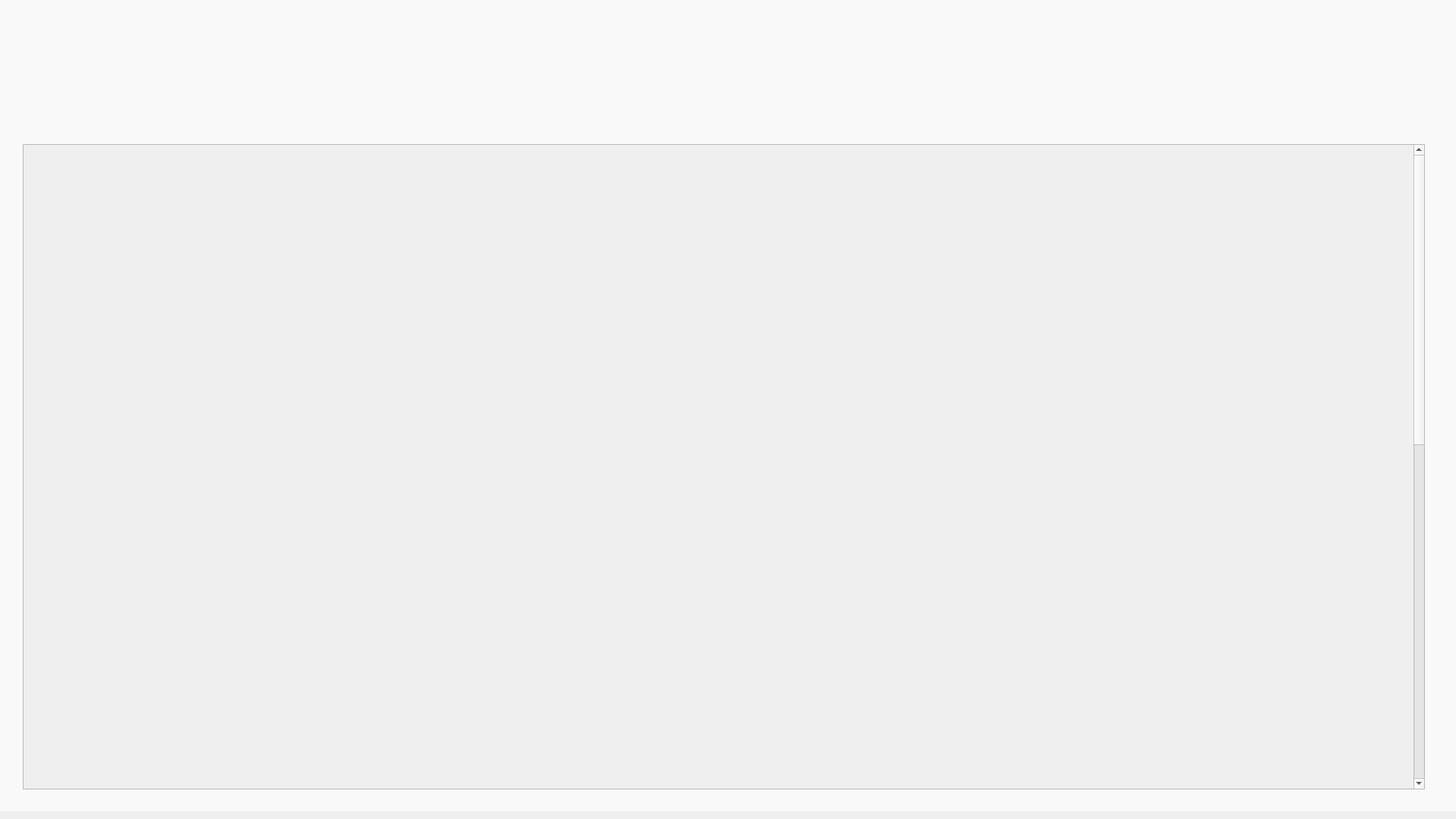
<?xml version="1.0" encoding="UTF-8"?>
<ui version="4.0">
 <class>MainWindow</class>
 <widget class="QMainWindow" name="MainWindow">
  <property name="geometry">
   <rect>
    <x>0</x>
    <y>0</y>
    <width>1920</width>
    <height>1080</height>
   </rect>
  </property>
  <property name="sizePolicy">
   <sizepolicy hsizetype="Maximum" vsizetype="Maximum">
    <horstretch>0</horstretch>
    <verstretch>0</verstretch>
   </sizepolicy>
  </property>
  <property name="maximumSize">
   <size>
    <width>1920</width>
    <height>1080</height>
   </size>
  </property>
  <property name="font">
   <font>
    <family>Malgun Gothic</family>
    <pointsize>16</pointsize>
   </font>
  </property>
  <property name="focusPolicy">
   <enum>Qt::FocusPolicy::NoFocus</enum>
  </property>
  <property name="windowTitle">
   <string>Digital Olfaction Solution</string>
  </property>
  <property name="styleSheet">
   <string notr="true"/>
  </property>
  <property name="toolButtonStyle">
   <enum>Qt::ToolButtonStyle::ToolButtonIconOnly</enum>
  </property>
  <widget class="QWidget" name="centralwidget">
   <widget class="QLabel" name="label_background">
    <property name="geometry">
     <rect>
      <x>0</x>
      <y>-10</y>
      <width>1920</width>
      <height>1080</height>
     </rect>
    </property>
    <property name="sizePolicy">
     <sizepolicy hsizetype="Expanding" vsizetype="Expanding">
      <horstretch>0</horstretch>
      <verstretch>0</verstretch>
     </sizepolicy>
    </property>
    <property name="maximumSize">
     <size>
      <width>1920</width>
      <height>1080</height>
     </size>
    </property>
    <property name="font">
     <font>
      <family>맑은 고딕</family>
      <pointsize>64</pointsize>
      <bold>true</bold>
     </font>
    </property>
    <property name="styleSheet">
     <string notr="true">QLabel{
	background-color : #F9F9F9
}</string>
    </property>
    <property name="text">
     <string/>
    </property>
    <property name="alignment">
     <set>Qt::AlignmentFlag::AlignCenter</set>
    </property>
   </widget>
   <widget class="QPushButton" name="pb_find_back">
    <property name="geometry">
     <rect>
      <x>64</x>
      <y>64</y>
      <width>74</width>
      <height>73</height>
     </rect>
    </property>
    <property name="sizePolicy">
     <sizepolicy hsizetype="Preferred" vsizetype="Preferred">
      <horstretch>0</horstretch>
      <verstretch>0</verstretch>
     </sizepolicy>
    </property>
    <property name="minimumSize">
     <size>
      <width>40</width>
      <height>40</height>
     </size>
    </property>
    <property name="maximumSize">
     <size>
      <width>16777215</width>
      <height>16777215</height>
     </size>
    </property>
    <property name="font">
     <font>
      <family>Malgun Gothic</family>
      <pointsize>12</pointsize>
     </font>
    </property>
    <property name="styleSheet">
     <string notr="true">QPushButton{
	background-image : url(./ui/images/common/back_Button.png);
	border : 0px;
}</string>
    </property>
    <property name="text">
     <string/>
    </property>
   </widget>
   <widget class="QScrollArea" name="scrollArea">
    <property name="geometry">
     <rect>
      <x>30</x>
      <y>190</y>
      <width>1849</width>
      <height>851</height>
     </rect>
    </property>
    <property name="widgetResizable">
     <bool>true</bool>
    </property>
    <widget class="QWidget" name="scrollAreaWidgetContents">
     <property name="geometry">
      <rect>
       <x>0</x>
       <y>-1006</y>
       <width>1835</width>
       <height>1855</height>
      </rect>
     </property>
     <layout class="QVBoxLayout" name="verticalLayout">
      <item>
       <widget class="QFrame" name="frame">
        <property name="sizePolicy">
         <sizepolicy hsizetype="Expanding" vsizetype="Fixed">
          <horstretch>0</horstretch>
          <verstretch>0</verstretch>
         </sizepolicy>
        </property>
        <property name="minimumSize">
         <size>
          <width>0</width>
          <height>184</height>
         </size>
        </property>
        <property name="styleSheet">
         <string notr="true">QFrame {
	background-image: url(./ui/images/find/age/age_background.png);
	border : 0px;
}</string>
        </property>
        <property name="frameShape">
         <enum>QFrame::Shape::StyledPanel</enum>
        </property>
        <property name="frameShadow">
         <enum>QFrame::Shadow::Raised</enum>
        </property>
        <widget class="QPushButton" name="pb_age_teens">
         <property name="geometry">
          <rect>
           <x>500</x>
           <y>40</y>
           <width>162</width>
           <height>100</height>
          </rect>
         </property>
         <property name="styleSheet">
          <string notr="true">QPushButton{
	background-image : url(./ui/images/find/age/default/age_teens.png);
	border : 0px;
}</string>
         </property>
         <property name="text">
          <string/>
         </property>
        </widget>
        <widget class="QPushButton" name="pb_age_twenties">
         <property name="geometry">
          <rect>
           <x>720</x>
           <y>40</y>
           <width>162</width>
           <height>100</height>
          </rect>
         </property>
         <property name="styleSheet">
          <string notr="true">QPushButton{
	background-image : url(./ui/images/find/age/default/age_twenties.png);
	border : 0px;
}</string>
         </property>
         <property name="text">
          <string/>
         </property>
        </widget>
        <widget class="QPushButton" name="pb_age_thirties">
         <property name="geometry">
          <rect>
           <x>950</x>
           <y>40</y>
           <width>162</width>
           <height>100</height>
          </rect>
         </property>
         <property name="styleSheet">
          <string notr="true">QPushButton{
	background-image : url(./ui/images/find/age/default/age_thirties.png);
	border : 0px;
}</string>
         </property>
         <property name="text">
          <string/>
         </property>
        </widget>
        <widget class="QPushButton" name="pb_age_forties">
         <property name="geometry">
          <rect>
           <x>1170</x>
           <y>40</y>
           <width>162</width>
           <height>100</height>
          </rect>
         </property>
         <property name="styleSheet">
          <string notr="true">QPushButton{
	background-image : url(./ui/images/find/age/default/age_forties.png);
	border : 0px;
}</string>
         </property>
         <property name="text">
          <string/>
         </property>
        </widget>
        <widget class="QPushButton" name="pb_age_fifties">
         <property name="geometry">
          <rect>
           <x>1390</x>
           <y>40</y>
           <width>162</width>
           <height>100</height>
          </rect>
         </property>
         <property name="styleSheet">
          <string notr="true">QPushButton{
	background-image : url(./ui/images/find/age/default/age_fifties.png);
	border : 0px;
}</string>
         </property>
         <property name="text">
          <string/>
         </property>
        </widget>
        <widget class="QPushButton" name="pb_age_sixties">
         <property name="geometry">
          <rect>
           <x>1610</x>
           <y>40</y>
           <width>162</width>
           <height>100</height>
          </rect>
         </property>
         <property name="styleSheet">
          <string notr="true">QPushButton{
	background-image : url(./ui/images/find/age/default/age_sixties.png);
	border : 0px;
}</string>
         </property>
         <property name="text">
          <string/>
         </property>
        </widget>
       </widget>
      </item>
      <item>
       <spacer name="verticalSpacer_2">
        <property name="orientation">
         <enum>Qt::Orientation::Vertical</enum>
        </property>
        <property name="sizeType">
         <enum>QSizePolicy::Policy::Fixed</enum>
        </property>
        <property name="sizeHint" stdset="0">
         <size>
          <width>20</width>
          <height>30</height>
         </size>
        </property>
       </spacer>
      </item>
      <item>
       <widget class="QFrame" name="frame_2">
        <property name="sizePolicy">
         <sizepolicy hsizetype="Expanding" vsizetype="Fixed">
          <horstretch>0</horstretch>
          <verstretch>0</verstretch>
         </sizepolicy>
        </property>
        <property name="minimumSize">
         <size>
          <width>0</width>
          <height>184</height>
         </size>
        </property>
        <property name="styleSheet">
         <string notr="true">QFrame {
	background-image: url(./ui/images/find/personality/personality_background.png);
	border : 0px;
}</string>
        </property>
        <property name="frameShape">
         <enum>QFrame::Shape::StyledPanel</enum>
        </property>
        <property name="frameShadow">
         <enum>QFrame::Shadow::Raised</enum>
        </property>
        <widget class="QPushButton" name="pb_per_extraversion">
         <property name="geometry">
          <rect>
           <x>580</x>
           <y>30</y>
           <width>162</width>
           <height>129</height>
          </rect>
         </property>
         <property name="styleSheet">
          <string notr="true">QPushButton{
	background-image : url(./ui/images/find/personality/default/personality_extraversion.png);
	border : 0px;
}</string>
         </property>
         <property name="text">
          <string/>
         </property>
        </widget>
        <widget class="QPushButton" name="pb_per_openness">
         <property name="geometry">
          <rect>
           <x>800</x>
           <y>30</y>
           <width>160</width>
           <height>133</height>
          </rect>
         </property>
         <property name="styleSheet">
          <string notr="true">QPushButton{
	background-image : url(./ui/images/find/personality/default/personality_openness.png);
	border : 0px;
}</string>
         </property>
         <property name="text">
          <string/>
         </property>
        </widget>
        <widget class="QPushButton" name="pb_per_neuroticism">
         <property name="geometry">
          <rect>
           <x>1020</x>
           <y>30</y>
           <width>160</width>
           <height>129</height>
          </rect>
         </property>
         <property name="styleSheet">
          <string notr="true">QPushButton{
	background-image : url(./ui/images/find/personality/default/personality_neuroticism.png);
	border : 0px;
}</string>
         </property>
         <property name="text">
          <string/>
         </property>
        </widget>
        <widget class="QPushButton" name="pb_per_diligence">
         <property name="geometry">
          <rect>
           <x>1240</x>
           <y>30</y>
           <width>160</width>
           <height>132</height>
          </rect>
         </property>
         <property name="styleSheet">
          <string notr="true">QPushButton{
	background-image : url(./ui/images/find/personality/default/personality_diligence.png);
	border : 0px;
}</string>
         </property>
         <property name="text">
          <string/>
         </property>
        </widget>
        <widget class="QPushButton" name="pb_per_agreeableness">
         <property name="geometry">
          <rect>
           <x>1460</x>
           <y>30</y>
           <width>160</width>
           <height>133</height>
          </rect>
         </property>
         <property name="styleSheet">
          <string notr="true">QPushButton{
	background-image : url(./ui/images/find/personality/default/personality_agreeableness.png);
	border : 0px;
}</string>
         </property>
         <property name="text">
          <string/>
         </property>
        </widget>
       </widget>
      </item>
      <item>
       <spacer name="verticalSpacer_3">
        <property name="orientation">
         <enum>Qt::Orientation::Vertical</enum>
        </property>
        <property name="sizeType">
         <enum>QSizePolicy::Policy::Fixed</enum>
        </property>
        <property name="sizeHint" stdset="0">
         <size>
          <width>20</width>
          <height>30</height>
         </size>
        </property>
       </spacer>
      </item>
      <item>
       <widget class="QFrame" name="frame_3">
        <property name="sizePolicy">
         <sizepolicy hsizetype="Expanding" vsizetype="Fixed">
          <horstretch>0</horstretch>
          <verstretch>0</verstretch>
         </sizepolicy>
        </property>
        <property name="minimumSize">
         <size>
          <width>0</width>
          <height>184</height>
         </size>
        </property>
        <property name="styleSheet">
         <string notr="true">QFrame {
	background-image: url(./ui/images/find/gender/gender_background.png);
	border : 0px;
}</string>
        </property>
        <property name="frameShape">
         <enum>QFrame::Shape::StyledPanel</enum>
        </property>
        <property name="frameShadow">
         <enum>QFrame::Shadow::Raised</enum>
        </property>
        <widget class="QPushButton" name="pb_gender_man">
         <property name="geometry">
          <rect>
           <x>750</x>
           <y>20</y>
           <width>296</width>
           <height>142</height>
          </rect>
         </property>
         <property name="styleSheet">
          <string notr="true">QPushButton{
	background-image : url(./ui/images/find/gender/default/gender_man.png);
	border : 0px;
}</string>
         </property>
         <property name="text">
          <string/>
         </property>
        </widget>
        <widget class="QPushButton" name="pb_gender_woman">
         <property name="geometry">
          <rect>
           <x>1160</x>
           <y>20</y>
           <width>296</width>
           <height>142</height>
          </rect>
         </property>
         <property name="styleSheet">
          <string notr="true">QPushButton{
	background-image : url(./ui/images/find/gender/default/gender_woman.png);
	border : 0px;
}</string>
         </property>
         <property name="text">
          <string/>
         </property>
        </widget>
       </widget>
      </item>
      <item>
       <spacer name="verticalSpacer_4">
        <property name="orientation">
         <enum>Qt::Orientation::Vertical</enum>
        </property>
        <property name="sizeType">
         <enum>QSizePolicy::Policy::Fixed</enum>
        </property>
        <property name="sizeHint" stdset="0">
         <size>
          <width>20</width>
          <height>30</height>
         </size>
        </property>
       </spacer>
      </item>
      <item>
       <widget class="QFrame" name="frame_4">
        <property name="sizePolicy">
         <sizepolicy hsizetype="Expanding" vsizetype="Fixed">
          <horstretch>0</horstretch>
          <verstretch>0</verstretch>
         </sizepolicy>
        </property>
        <property name="minimumSize">
         <size>
          <width>0</width>
          <height>423</height>
         </size>
        </property>
        <property name="styleSheet">
         <string notr="true">QFrame {
	background-image: url(./ui/images/find/preferred_scent/scent_background.png);
	border : 0px;
}</string>
        </property>
        <property name="frameShape">
         <enum>QFrame::Shape::StyledPanel</enum>
        </property>
        <property name="frameShadow">
         <enum>QFrame::Shadow::Raised</enum>
        </property>
        <widget class="QPushButton" name="pb_pref_aromatic">
         <property name="geometry">
          <rect>
           <x>500</x>
           <y>20</y>
           <width>192</width>
           <height>172</height>
          </rect>
         </property>
         <property name="styleSheet">
          <string notr="true">QPushButton{
	background-image : url(./ui/images/find/preferred_scent/default/scent_aromatic.png);
	border : 0px;
}</string>
         </property>
         <property name="text">
          <string/>
         </property>
        </widget>
        <widget class="QPushButton" name="pb_pref_citrus">
         <property name="geometry">
          <rect>
           <x>720</x>
           <y>20</y>
           <width>192</width>
           <height>172</height>
          </rect>
         </property>
         <property name="styleSheet">
          <string notr="true">QPushButton{
	background-image : url(./ui/images/find/preferred_scent/default/scent_citrus.png);
	border : 0px;
}</string>
         </property>
         <property name="text">
          <string/>
         </property>
        </widget>
        <widget class="QPushButton" name="pb_pref_woody">
         <property name="geometry">
          <rect>
           <x>940</x>
           <y>20</y>
           <width>192</width>
           <height>172</height>
          </rect>
         </property>
         <property name="styleSheet">
          <string notr="true">QPushButton{
	background-image : url(./ui/images/find/preferred_scent/default/scent_woody.png);
	border : 0px;
}</string>
         </property>
         <property name="text">
          <string/>
         </property>
        </widget>
        <widget class="QPushButton" name="pb_pref_floral">
         <property name="geometry">
          <rect>
           <x>1160</x>
           <y>20</y>
           <width>192</width>
           <height>172</height>
          </rect>
         </property>
         <property name="styleSheet">
          <string notr="true">QPushButton{
	background-image : url(./ui/images/find/preferred_scent/default/scent_floral.png);
	border : 0px;
}</string>
         </property>
         <property name="text">
          <string/>
         </property>
        </widget>
        <widget class="QPushButton" name="pb_pref_spicy">
         <property name="geometry">
          <rect>
           <x>1380</x>
           <y>20</y>
           <width>192</width>
           <height>172</height>
          </rect>
         </property>
         <property name="styleSheet">
          <string notr="true">QPushButton{
	background-image : url(./ui/images/find/preferred_scent/default/scent_spicy.png);
	border : 0px;
}</string>
         </property>
         <property name="text">
          <string/>
         </property>
        </widget>
        <widget class="QPushButton" name="pb_pref_chypre">
         <property name="geometry">
          <rect>
           <x>1600</x>
           <y>20</y>
           <width>192</width>
           <height>172</height>
          </rect>
         </property>
         <property name="styleSheet">
          <string notr="true">QPushButton{
	background-image : url(./ui/images/find/preferred_scent/default/scent_chypre.png);
	border : 0px;
}</string>
         </property>
         <property name="text">
          <string/>
         </property>
        </widget>
        <widget class="QPushButton" name="pb_pref_animalic">
         <property name="geometry">
          <rect>
           <x>940</x>
           <y>220</y>
           <width>192</width>
           <height>172</height>
          </rect>
         </property>
         <property name="styleSheet">
          <string notr="true">QPushButton{
	background-image : url(./ui/images/find/preferred_scent/default/scent_animalic.png);
	border : 0px;
}</string>
         </property>
         <property name="text">
          <string/>
         </property>
        </widget>
        <widget class="QPushButton" name="pb_pref_aldehyde">
         <property name="geometry">
          <rect>
           <x>1600</x>
           <y>220</y>
           <width>192</width>
           <height>172</height>
          </rect>
         </property>
         <property name="styleSheet">
          <string notr="true">QPushButton{
	background-image : url(./ui/images/find/preferred_scent/default/scent_aldehyde.png);
	border : 0px;
}</string>
         </property>
         <property name="text">
          <string/>
         </property>
        </widget>
        <widget class="QPushButton" name="pb_pref_oriental">
         <property name="geometry">
          <rect>
           <x>1160</x>
           <y>220</y>
           <width>192</width>
           <height>172</height>
          </rect>
         </property>
         <property name="styleSheet">
          <string notr="true">QPushButton{
	background-image : url(./ui/images/find/preferred_scent/default/scent_oriental.png);
	border : 0px;
}</string>
         </property>
         <property name="text">
          <string/>
         </property>
        </widget>
        <widget class="QPushButton" name="pb_pref_fougere">
         <property name="geometry">
          <rect>
           <x>500</x>
           <y>220</y>
           <width>192</width>
           <height>172</height>
          </rect>
         </property>
         <property name="styleSheet">
          <string notr="true">QPushButton{
	background-image : url(./ui/images/find/preferred_scent/default/scent_fougere.png);
	border : 0px;
}</string>
         </property>
         <property name="text">
          <string/>
         </property>
        </widget>
        <widget class="QPushButton" name="pb_pref_amber">
         <property name="geometry">
          <rect>
           <x>1380</x>
           <y>220</y>
           <width>192</width>
           <height>172</height>
          </rect>
         </property>
         <property name="styleSheet">
          <string notr="true">QPushButton{
	background-image : url(./ui/images/find/preferred_scent/default/scent_amber.png);
	border : 0px;
}</string>
         </property>
         <property name="text">
          <string/>
         </property>
        </widget>
        <widget class="QPushButton" name="pb_pref_fruity">
         <property name="geometry">
          <rect>
           <x>720</x>
           <y>220</y>
           <width>192</width>
           <height>172</height>
          </rect>
         </property>
         <property name="styleSheet">
          <string notr="true">QPushButton{
	background-image : url(./ui/images/find/preferred_scent/default/scent_fruity.png);
	border : 0px;
}</string>
         </property>
         <property name="text">
          <string/>
         </property>
        </widget>
       </widget>
      </item>
      <item>
       <spacer name="verticalSpacer_6">
        <property name="orientation">
         <enum>Qt::Orientation::Vertical</enum>
        </property>
        <property name="sizeType">
         <enum>QSizePolicy::Policy::Fixed</enum>
        </property>
        <property name="sizeHint" stdset="0">
         <size>
          <width>20</width>
          <height>30</height>
         </size>
        </property>
       </spacer>
      </item>
      <item>
       <widget class="QFrame" name="frame_5">
        <property name="sizePolicy">
         <sizepolicy hsizetype="Expanding" vsizetype="Fixed">
          <horstretch>0</horstretch>
          <verstretch>0</verstretch>
         </sizepolicy>
        </property>
        <property name="minimumSize">
         <size>
          <width>0</width>
          <height>278</height>
         </size>
        </property>
        <property name="styleSheet">
         <string notr="true">QFrame {
	background-image: url(./ui/images/find/color/color_background.png);
	border : 0px;
}</string>
        </property>
        <property name="frameShape">
         <enum>QFrame::Shape::StyledPanel</enum>
        </property>
        <property name="frameShadow">
         <enum>QFrame::Shadow::Raised</enum>
        </property>
        <widget class="QPushButton" name="pb_color_red">
         <property name="geometry">
          <rect>
           <x>520</x>
           <y>40</y>
           <width>160</width>
           <height>184</height>
          </rect>
         </property>
         <property name="styleSheet">
          <string notr="true">QPushButton{
	background-image : url(./ui/images/find/color/default/color_red.png);
	border : 0px;
}</string>
         </property>
         <property name="text">
          <string/>
         </property>
        </widget>
        <widget class="QPushButton" name="pb_color_orange">
         <property name="geometry">
          <rect>
           <x>700</x>
           <y>40</y>
           <width>162</width>
           <height>184</height>
          </rect>
         </property>
         <property name="styleSheet">
          <string notr="true">QPushButton{
	background-image : url(./ui/images/find/color/default/color_orange.png);
	border : 0px;
}</string>
         </property>
         <property name="text">
          <string/>
         </property>
        </widget>
        <widget class="QPushButton" name="pb_color_yellow">
         <property name="geometry">
          <rect>
           <x>880</x>
           <y>40</y>
           <width>162</width>
           <height>184</height>
          </rect>
         </property>
         <property name="styleSheet">
          <string notr="true">QPushButton{
	background-image : url(./ui/images/find/color/default/color_yellow.png);
	border : 0px;
}</string>
         </property>
         <property name="text">
          <string/>
         </property>
        </widget>
        <widget class="QPushButton" name="pb_color_green">
         <property name="geometry">
          <rect>
           <x>1060</x>
           <y>40</y>
           <width>162</width>
           <height>184</height>
          </rect>
         </property>
         <property name="styleSheet">
          <string notr="true">QPushButton{
	background-image : url(./ui/images/find/color/default/color_green.png);
	border : 0px;
}</string>
         </property>
         <property name="text">
          <string/>
         </property>
        </widget>
        <widget class="QPushButton" name="pb_color_blue">
         <property name="geometry">
          <rect>
           <x>1240</x>
           <y>40</y>
           <width>162</width>
           <height>184</height>
          </rect>
         </property>
         <property name="styleSheet">
          <string notr="true">QPushButton{
	background-image : url(./ui/images/find/color/default/color_blue.png);
	border : 0px;
}</string>
         </property>
         <property name="text">
          <string/>
         </property>
        </widget>
        <widget class="QPushButton" name="pb_color_navy">
         <property name="geometry">
          <rect>
           <x>1420</x>
           <y>40</y>
           <width>162</width>
           <height>184</height>
          </rect>
         </property>
         <property name="styleSheet">
          <string notr="true">QPushButton{
	background-image : url(./ui/images/find/color/default/color_navy.png);
	border : 0px;
}</string>
         </property>
         <property name="text">
          <string/>
         </property>
        </widget>
        <widget class="QPushButton" name="pb_color_purple">
         <property name="geometry">
          <rect>
           <x>1600</x>
           <y>40</y>
           <width>162</width>
           <height>184</height>
          </rect>
         </property>
         <property name="styleSheet">
          <string notr="true">QPushButton{
	background-image : url(./ui/images/find/color/default/color_purple.png);
	border : 0px;
}</string>
         </property>
         <property name="text">
          <string/>
         </property>
        </widget>
       </widget>
      </item>
      <item>
       <spacer name="verticalSpacer_7">
        <property name="orientation">
         <enum>Qt::Orientation::Vertical</enum>
        </property>
        <property name="sizeType">
         <enum>QSizePolicy::Policy::Fixed</enum>
        </property>
        <property name="sizeHint" stdset="0">
         <size>
          <width>20</width>
          <height>30</height>
         </size>
        </property>
       </spacer>
      </item>
      <item>
       <widget class="QFrame" name="frame_6">
        <property name="sizePolicy">
         <sizepolicy hsizetype="Expanding" vsizetype="Fixed">
          <horstretch>0</horstretch>
          <verstretch>0</verstretch>
         </sizepolicy>
        </property>
        <property name="minimumSize">
         <size>
          <width>0</width>
          <height>184</height>
         </size>
        </property>
        <property name="styleSheet">
         <string notr="true">QFrame {
	background-image: url(./ui/images/find/price/price_background.png);
	border : 0px;
}</string>
        </property>
        <property name="frameShape">
         <enum>QFrame::Shape::StyledPanel</enum>
        </property>
        <property name="frameShadow">
         <enum>QFrame::Shadow::Raised</enum>
        </property>
        <widget class="QPushButton" name="pb_price_entry">
         <property name="geometry">
          <rect>
           <x>710</x>
           <y>40</y>
           <width>163</width>
           <height>100</height>
          </rect>
         </property>
         <property name="styleSheet">
          <string notr="true">QPushButton{
	background-image : url(./ui/images/find/price/default/price_entry.png);
	border : 0px;
}</string>
         </property>
         <property name="text">
          <string/>
         </property>
        </widget>
        <widget class="QPushButton" name="pb_price_middle">
         <property name="geometry">
          <rect>
           <x>970</x>
           <y>40</y>
           <width>163</width>
           <height>100</height>
          </rect>
         </property>
         <property name="styleSheet">
          <string notr="true">QPushButton{
	background-image : url(./ui/images/find/price/default/price_middle.png);
	border : 0px;
}</string>
         </property>
         <property name="text">
          <string/>
         </property>
        </widget>
        <widget class="QPushButton" name="pb_price_highend">
         <property name="geometry">
          <rect>
           <x>1230</x>
           <y>40</y>
           <width>163</width>
           <height>100</height>
          </rect>
         </property>
         <property name="styleSheet">
          <string notr="true">QPushButton{
	background-image : url(./ui/images/find/price/default/price_high-end.png);
	border : 0px;
}</string>
         </property>
         <property name="text">
          <string/>
         </property>
        </widget>
       </widget>
      </item>
      <item>
       <widget class="QFrame" name="frame_7">
        <property name="sizePolicy">
         <sizepolicy hsizetype="Expanding" vsizetype="Fixed">
          <horstretch>0</horstretch>
          <verstretch>0</verstretch>
         </sizepolicy>
        </property>
        <property name="minimumSize">
         <size>
          <width>0</width>
          <height>184</height>
         </size>
        </property>
        <property name="styleSheet">
         <string notr="true">QFrame {
	border : 0px;
}</string>
        </property>
        <property name="frameShape">
         <enum>QFrame::Shape::StyledPanel</enum>
        </property>
        <property name="frameShadow">
         <enum>QFrame::Shadow::Raised</enum>
        </property>
        <widget class="QPushButton" name="pb_find_recommend">
         <property name="geometry">
          <rect>
           <x>650</x>
           <y>30</y>
           <width>713</width>
           <height>127</height>
          </rect>
         </property>
         <property name="styleSheet">
          <string notr="true">QPushButton{
	background-image : url(./ui/images/find/recommend_button.png);
	border : 0px;
}</string>
         </property>
         <property name="text">
          <string/>
         </property>
        </widget>
       </widget>
      </item>
     </layout>
     <zorder>frame_2</zorder>
     <zorder>frame_3</zorder>
     <zorder>frame_4</zorder>
     <zorder>frame_5</zorder>
     <zorder>verticalSpacer_6</zorder>
     <zorder>frame_6</zorder>
     <zorder>verticalSpacer_7</zorder>
     <zorder>frame</zorder>
     <zorder>frame_7</zorder>
    </widget>
   </widget>
   <widget class="QLabel" name="label_2">
    <property name="geometry">
     <rect>
      <x>190</x>
      <y>76</y>
      <width>1100</width>
      <height>48</height>
     </rect>
    </property>
    <property name="styleSheet">
     <string notr="true">QLabel{
	image : url(./ui/images/find/navi_title.png);
}</string>
    </property>
    <property name="text">
     <string/>
    </property>
   </widget>
  </widget>
 </widget>
 <resources/>
 <connections/>
</ui>
